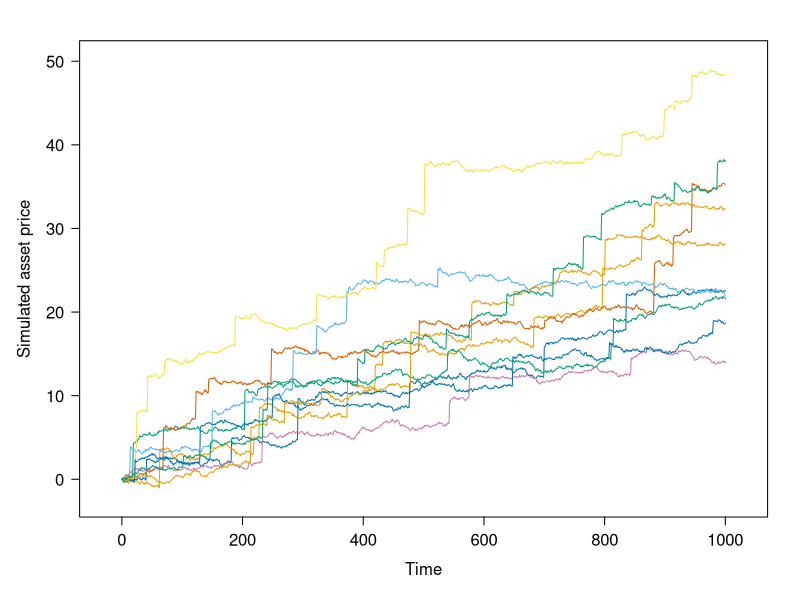

Generate this figure with R:
## Clearing Variables and Close Windows
rm(list = ls(all = TRUE))
graphics.off()

## Loading Libraries
libraries = c("ggplot2", "reshape2", "stats", "zoo", "tidyr", "lattice")

lapply(libraries, function(x) if (!(x %in% installed.packages())) {
  install.packages(x)
})

lapply(libraries, library, quietly = TRUE, character.only = TRUE)

# fix values
set.seed(1)

# Poisson generator
PPgen             =  function(lambda){
X                 = 0
Sum               = 0
flag              = 0
while (flag==0){
E                 = -log(runif(1))
Sum               = Sum + E
    if(Sum < lambda){ 
    X             = X+1
    } 
  else { 
  flag            = 1
  }
  
  }
  return(X)
  
}

# Merton model

Merton            = function(mu,sigma,lambda,mu_y,sigma_y, N, T) {
t                 = seq(0,T)/N
X                 = rep(0, N+1)
X[1]              = 0
F                 = rep(0, N+1)
I                 = rep(0, N)
h                 = T/N
 
for(i in 1:N){
I[i]              = PPgen(h*lambda)
if(I[i ]== 0){
F[i]              = 0
    } 
  else {
F[i]              = mu_y*I[i]+ sqrt(sigma_y)*sqrt(I[i])*rnorm(1)
  }
X[i+1]            = X[i] + mu*h+sigma*sqrt(h)*rnorm(1)+F[i]
    }
  return(X)
}

## Generate 10 Poisson Process Paths and 10 Compound Poisson Process Paths
lambda            = 10
mu                = 2
sigma             = 3
N                 = 1000
T                 = 1
stim_up           = 10
mu_y              = 2.5
sigma_y           = 2

col_name = c('S1', 'S2','S3', 'S4','S5', 'S6','S7', 'S8','S9', 'S10', 'time')

## Initialization
S_Merton           = matrix(0, stim_up, N+1)

## Generating 
for(i in 1:stim_up){
S_Merton[i,]       = Merton(mu,sigma,lambda,mu_y,sigma_y, N, T)
  
  }
S_Merton = data.frame(t(S_Merton)) 

S_Merton$time      = c(0:1000)
colnames(S_Merton) = col_name 


# Plot price paths
pic_1              = xyplot(S1 + S2 + S3 + S4 + S5 + S6 + S7 + S8 + S9 + S10 ~ time, data = S_Merton, 
             type  = "l", 
             xlab  = list(label = "Time", cex = 1), 
              ylab = list(label = "Simulated asset price", cex =1), 
            scales = list(tck=c(1,0), x=list(cex=1), y=list(cex=1)),
          auto.key = FALSE)


print(pic_1)

